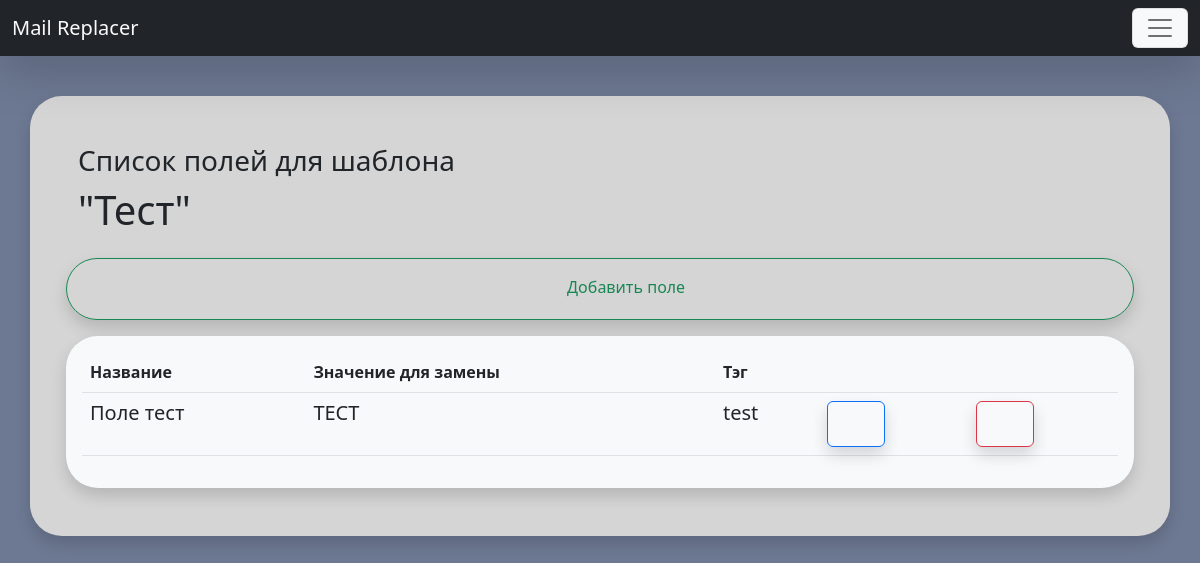
/fields/list/28/ (signed in), run on the app's committed database.
### Replacer/models.py (models this page shows, shortened)
class Template(models.Model):
    title = models.CharField(max_length=255, db_index=True, verbose_name='Наименование шаблона')
    file = models.FileField(upload_to='templates/%Y/%m/%d/', blank=False, verbose_name='Файл шаблона')
    owner = models.ForeignKey(User, on_delete=models.CASCADE, blank=True, null=True, verbose_name='Владелец')
    def __str__(self) -> str:
        return self.title
    def get_absolute_url(self):
        return reverse('template', kwargs={"pk": self.pk})
    class Meta:
        verbose_name = 'Шаблон'
        verbose_name_plural = 'Шаблоны'
        ordering = ['pk']

class ReplaceField(models.Model):
    title = models.CharField(
        max_length=255, db_index=True, verbose_name='Имя поля для замены')
    replace_value = models.TextField(blank=True, verbose_name='Значение')
    tag = models.CharField(max_length=255, verbose_name='Тэг')
    template = models.ForeignKey(
        Template, on_delete=models.CASCADE, null=False, verbose_name='Id шаблона')
    owner = models.ForeignKey(User, on_delete=models.CASCADE, blank=True, null=True, verbose_name='Владелец')
    class Meta:
        verbose_name = 'Заменяемое поле'
        verbose_name_plural = 'Заменяемые поля'
        ordering = ['template']

### Replacer/views.py (the view)
# urls.py: path('fields/list/<int:pk>/', FieldsForTemplateView.as_view(), name='fields_list'),
class FieldsForTemplateView(LoginRequiredMixin, ListView):
    model = ReplaceField
    template_name = 'Replacer/fields_list.html'
    def get(self, request, *args, **kwargs) -> HttpResponse:
        self.pk = kwargs.get('pk')
        return super().get(request, *args, **kwargs)
    def get_context_data(self, **kwargs):
        context = super().get_context_data(**kwargs)
        context['fields_list'] = ReplaceField.objects.filter(
            template=self.pk).select_related('template')
        template = Template.objects.get(pk=self.pk)
        context['template'] = template
        context['form'] = FieldsBaseForm(initial={'template': template, })
        print(context['form']['template'].value())
        return context

### Replacer/templatetags/custom_filters.py (called while the page is built)
@register.inclusion_tag('Replacer/include/_template_bar.html')
def show_template_bar(path, user):
    template_list = Template.objects.all().filter(owner=user)
    return {'template_list':template_list, 'path':path}

@register.simple_tag(name='forindex')
def forindex(list_obj, index):
    return list_obj[index]

### Replacer/templates/Replacer/fields_list.html (shortened to what this page needs)
{% extends 'base.html' %}
{% load static %}
{% load custom_filters %}
{% block container %}
<div class="container rounded-5 p-5 shadow" style="background-color: #d5d5d5;">
    <div class="row">
        <h3>Cписок полей для шаблона</h3>
        <h1>"{{template}}"</h1>
        {% include 'Replacer/include/_add_button.html' %}
        {% if fields_list %}
        {% forindex fields_list 0 as first_field %}
        <div class="bg-light shadow rounded-5 p-3">
            <table class="table">
                <thead>
                    <tr>
                        <th scope="col">Название</th>
                        <th scope="col">Значение для замены</th>
                        <th scope="col">Тэг</th>
                        <th scope="col"></th>
                        <th scope="col"></th>
                    </tr>
                </thead>
                {% for field in fields_list %}
                <tbody>
                    <tr>
                        <td><h5>{{field.title}}</h5></td>
                        <td><h5>{{field.replace_value}}</h5></td>
                        <td><h5>{{field.tag}}</h5></td>
                        <td><a class="btn btn-outline-primary shadow" href="{% url 'fields_update' field.pk %}">
                                <lord-icon src="{% static 'icons/edit.json' %}" trigger="hover"
                                    style="width:32px;height:32px">
                                </lord-icon>
                            </a>
                        </td>
                        <td><a class="btn btn-outline-danger shadow" href="{% url 'fields_delete' field.pk %}">
                                <lord-icon src="{% static 'icons/delete.json' %}" trigger="hover"
                                    style="width:32px;height:32px">
                                </lord-icon>
                            </a>
                        </td>
                    </tr>
                </tbody>
                {% endfor %}
            </table>
            {% endif %}
        </div>
    </div>
    {% endblock %}

### data on the page
Template: title "Тест"
ReplaceField: title "Поле тест", replace_value "ТЕСТ", tag "test"
